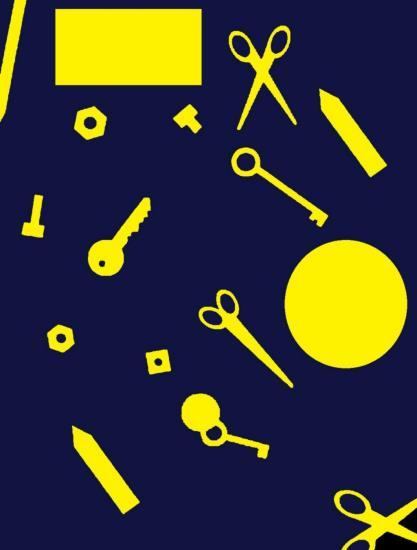
#> input picture scissors_col_2.jpg, 417 x 550 px
$ python part_2.py
#> lines starting #> are read from the running program, lines starting #| are printed output that depends on the picture; after the words box and inside, x2 and y2 are one past the last pixel; in counts of white or black regions, pixels touching at a corner belong together
import skimage.util
from PIL import Image
import matplotlib.pyplot as plt
import numpy as np
from skimage import filters, segmentation, morphology, measure
from skimage.color import rgb2gray

import skimage as sk
if __name__ == '__main__':
    picture = np.array(Image.open("scissors_col_2.jpg"))
#> picture is the input picture: shape (550, 417, 3); mean R, G, B 59.2, 58.2, 54.2

    grayscale = rgb2gray(picture)
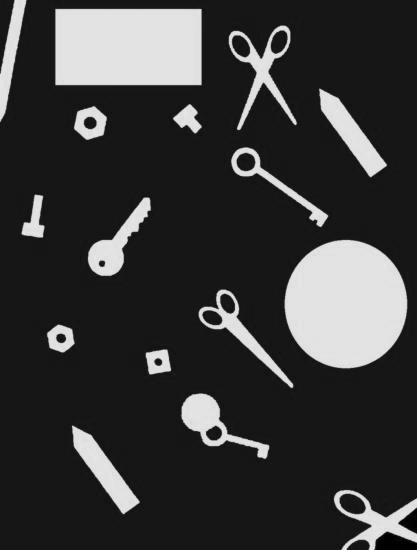
#> grayscale: shape (550, 417) float64; min 0, max 0.968, mean 0.228

    grayscale = sk.util.random_noise(grayscale, 'gaussian', mean=0.0, var=0.01)
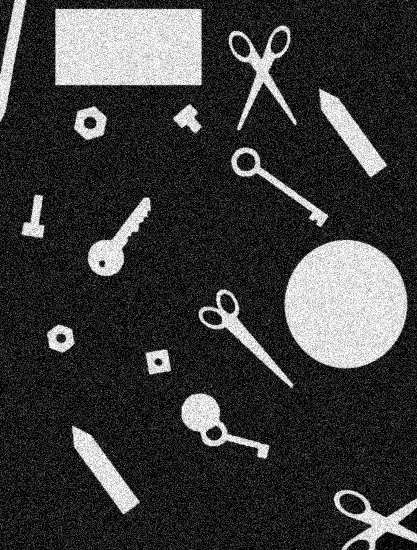
#> grayscale: shape (550, 417) float64; min 0, max 1, mean 0.236

    thresh = sk.filters.threshold_otsu(grayscale)
#> thresh = 0.482

    bw = morphology.closing(grayscale > thresh, morphology.square(5))
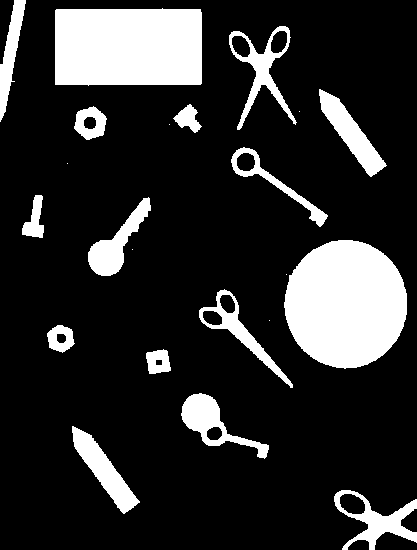
#> bw: shape (550, 417) bool; 17.8% white; 22 white regions (6 under 20 px), largest, box (x1, y1, x2, y2) and area: (284, 240, 407, 369) 12355, (55, 8, 202, 86) 11169, (72, 426, 140, 514) 1920

    cleared = segmentation.clear_border(bw)
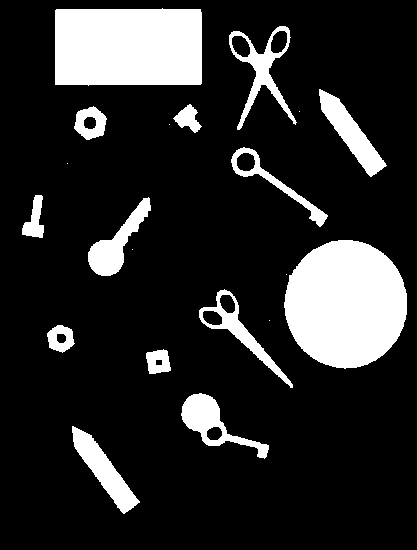
#> cleared: shape (550, 417) bool; 16.5% white; 20 white regions (6 under 20 px)

    label = sk.measure.label(cleared)
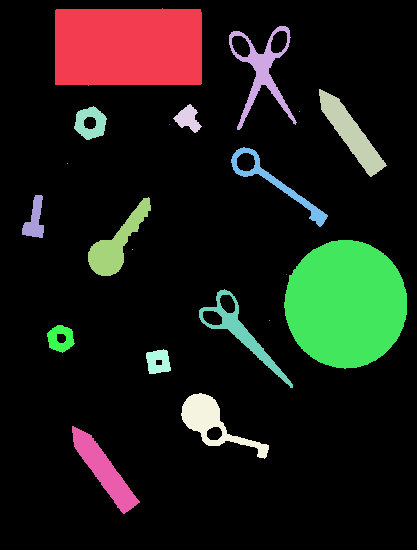
#> label: shape (550, 417) int32; 21 distinct labels, from 0 to 20; one colour per label, 0 black

    applied_props = sk.measure.regionprops(label)
#> applied_props = 20 regions; largest, box (x1, y1, x2, y2) and area: (284, 240, 407, 369) 12355, (55, 8, 202, 86) 11169, (72, 426, 140, 514) 1920, (319, 89, 387, 177) 1919, (181, 393, 269, 459) 1820
    l2rgb = sk.color.label2rgb(label)
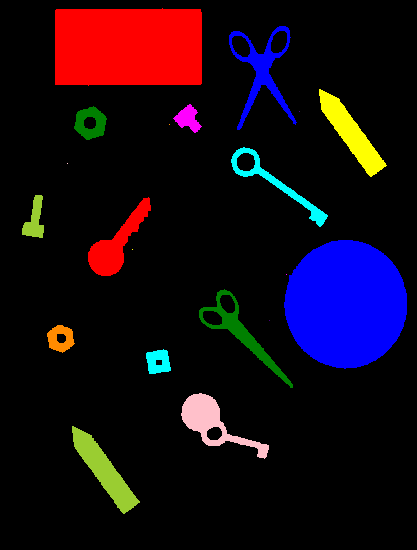
#> l2rgb: shape (550, 417, 3) float64; mean R, G, B 0.0831, 0.0355, 0.0785

    for x in applied_props:
        applied_props.sort(key=lambda x: x.euler_number,reverse=False)
        if x.euler_number <= -1:
            applied_props.sort(key=lambda x: x.area, reverse=False)
#> this loop made 20 passes

    plt.imshow(applied_props[0].image)
    plt.title("Area = " + str(applied_props[0].area) + " Centroid = " + str(applied_props[0].centroid))
    plt.show()
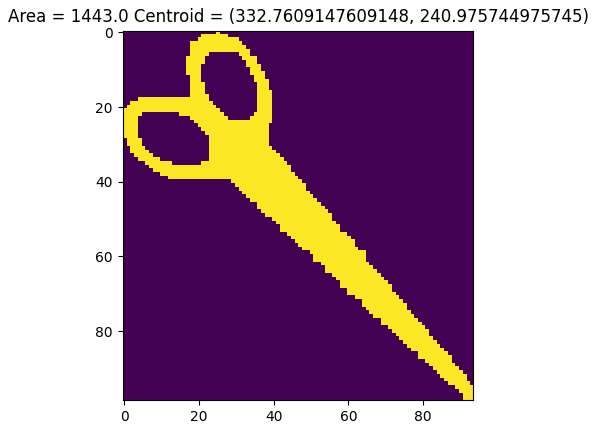
#> figure drawn by matplotlib, 1 panel
